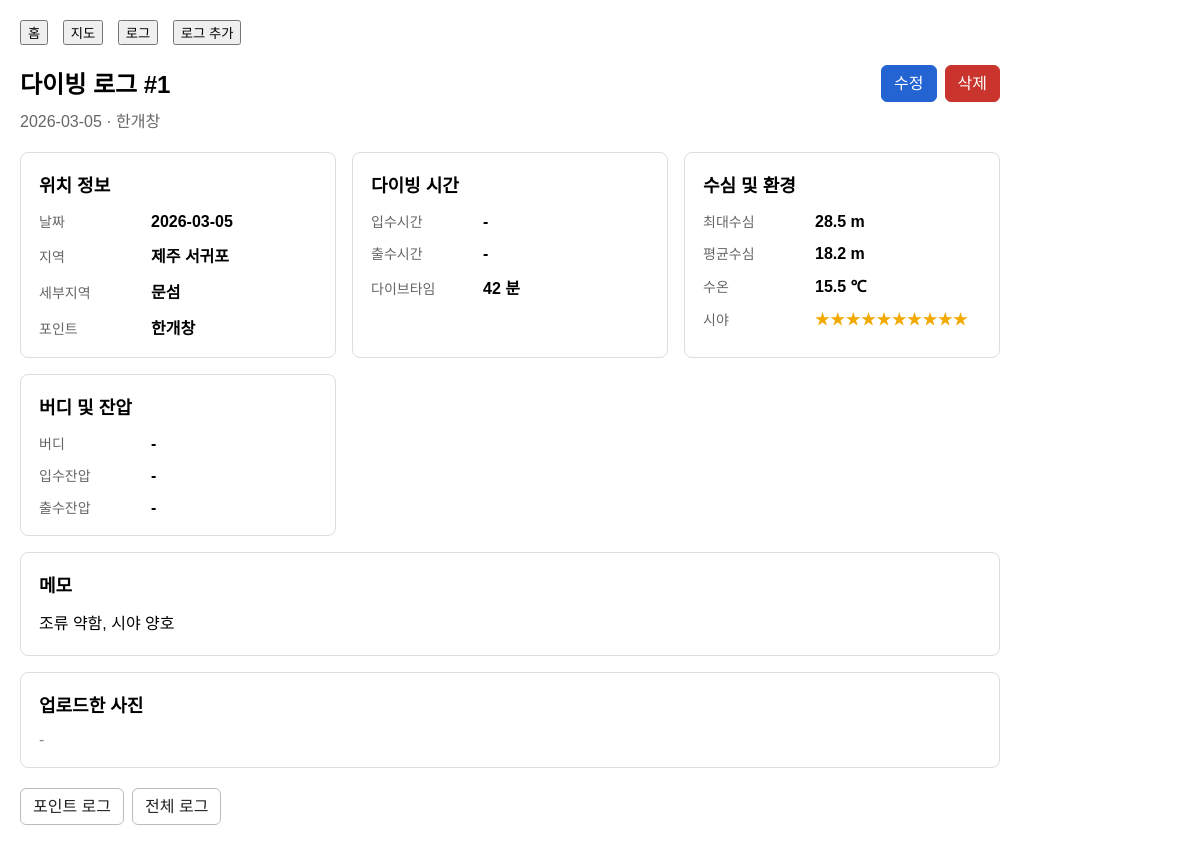
The app's page /log/1 with its own data.
### app/models.py (models this page shows)
class DiveLog(Base):
    __tablename__ = "dive_logs"
    id = Column(Integer, primary_key=True, index=True)
    dive_date = Column(Date, nullable=False)
    dive_point_id = Column(Integer, ForeignKey("dive_points.id"))
    max_depth = Column(Float)
    avg_depth = Column(Float)
    entry_time = Column(Time, nullable=True)
    exit_time = Column(Time, nullable=True)
    dive_time = Column(Integer)  # 분 단위
    water_temp = Column(Float)
    visibility = Column(Integer)
    buddy = Column(String)
    start_pressure = Column(Integer)
    end_pressure = Column(Integer)
    image_path = Column(String, nullable=True)
    note = Column(String)
    dive_point = relationship("DivePoint", backref="dive_logs")

class DivePoint(Base):
    __tablename__ = "dive_points"
    id = Column(Integer, primary_key=True, index=True)
    name = Column(String, index=True)
    area_id = Column(Integer, ForeignKey("areas.id"))
    latitude = Column(Float, nullable=True)
    longitude = Column(Float, nullable=True)
    area = relationship("Area", backref="dive_points")

class Region(Base):
    __tablename__ = "regions"
    id = Column(Integer, primary_key=True, index=True)
    name = Column(String, unique=True, index=True)

class Area(Base):
    __tablename__ = "areas"
    id = Column(Integer, primary_key=True, index=True)
    name = Column(String, index=True)
    region_id = Column(Integer, ForeignKey("regions.id"))
    region = relationship("Region", backref="areas")

### main.py (the view)
@app.get("/log/{log_id}")
def log_detail(request: Request, log_id: int):
    db = SessionLocal()
    try:
        log = db.query(DiveLog).filter(DiveLog.id == log_id).first()
        point = db.query(DivePoint).filter(DivePoint.id == log.dive_point_id).first()
        return templates.TemplateResponse(
            "log_detail.html",
            {
                "request": request,
                "log": log,
                "point": point
            }
        )
    finally:
        db.close()

### templates/log_detail.html (shortened to what this page needs)
{% extends "base.html" %}
{% block content %}
{% set dive_point = log.dive_point %}
{% set area = dive_point.area if dive_point else none %}
{% set region = area.region if area else none %}
<div class="log-detail-page">
    <div class="detail-header">
        <div class="detail-title">
            <h2>다이빙 로그 #{{ log.id }}</h2>
            <p>{{ log.dive_date }} · {{ dive_point.name if dive_point else '-' }}</p>
        </div>
        <div class="action-group">
            <a class="btn btn-primary" href="/log/{{ log.id }}/edit">수정</a>
            <form action="/log/{{ log.id }}/delete" method="post" onsubmit="return confirm('이 로그를 삭제하시겠습니까?');">
                <button class="btn btn-danger" type="submit">삭제</button>
            </form>
        </div>
    </div>
    <div class="detail-grid">
        <section class="detail-card">
            <h3>위치 정보</h3>
            <div class="info-list">
                <div class="info-row">
                    <div class="info-label">날짜</div>
                    <div class="info-value">{{ log.dive_date }}</div>
                </div>
                <div class="info-row">
                    <div class="info-label">지역</div>
                    <div class="info-value">{{ region.name if region else '-' }}</div>
                </div>
                <div class="info-row">
                    <div class="info-label">세부지역</div>
                    <div class="info-value">{{ area.name if area else '-' }}</div>
                </div>
                <div class="info-row">
                    <div class="info-label">포인트</div>
                    <div class="info-value">{{ dive_point.name if dive_point else '-' }}</div>
                </div>
            </div>
        </section>
        <section class="detail-card">
            <h3>다이빙 시간</h3>
            <div class="info-list">
                <div class="info-row">
                    <div class="info-label">입수시간</div>
                    <div class="info-value">{{ log.entry_time.strftime('%H:%M') if log.entry_time else '-' }}</div>
                </div>
                <div class="info-row">
                    <div class="info-label">출수시간</div>
                    <div class="info-value">{{ log.exit_time.strftime('%H:%M') if log.exit_time else '-' }}</div>
                </div>
                <div class="info-row">
                    <div class="info-label">다이브타임</div>
                    <div class="info-value">{{ log.dive_time if log.dive_time is not none else '-' }}{% if log.dive_time is not none %} 분{% endif %}</div>
                </div>
            </div>
        </section>
        <section class="detail-card">
            <h3>수심 및 환경</h3>
            <div class="info-list">
                <div class="info-row">
                    <div class="info-label">최대수심</div>
                    <div class="info-value">{{ log.max_depth if log.max_depth is not none else '-' }}{% if log.max_depth is not none %} m{% endif %}</div>
                </div>
                <div class="info-row">
                    <div class="info-label">평균수심</div>
                    <div class="info-value">{{ log.avg_depth if log.avg_depth is not none else '-' }}{% if log.avg_depth is not none %} m{% endif %}</div>
                </div>
                <div class="info-row">
                    <div class="info-label">수온</div>
                    <div class="info-value">{{ log.water_temp if log.water_temp is not none else '-' }}{% if log.water_temp is not none %} ℃{% endif %}</div>
                </div>
                <div class="info-row">
                    <div class="info-label">시야</div>
                    <div class="info-value">
                        {% if log.visibility %}
                        <span class="star-rating">{% for i in range(log.visibility|int) %}★{% endfor %}</span>
                        {% else %}
                        -
                        {% endif %}
                    </div>
                </div>
            </div>
        </section>
        <section class="detail-card">
            <h3>버디 및 잔압</h3>
            <div class="info-list">
                <div class="info-row">
                    <div class="info-label">버디</div>
                    <div class="info-value">{{ log.buddy if log.buddy else '-' }}</div>
                </div>
                <div class="info-row">
                    <div class="info-label">입수잔압</div>
                    <div class="info-value">{{ log.start_pressure if log.start_pressure is not none else '-' }}{% if log.start_pressure is not none %} bar{% endif %}</div>
                </div>
                <div class="info-row">
                    <div class="info-label">출수잔압</div>
                    <div class="info-value">{{ log.end_pressure if log.end_pressure is not none else '-' }}{% if log.end_pressure is not none %} bar{% endif %}</div>
                </div>
            </div>
        </section>
    </div>
    <section class="detail-card note-card">
        <h3>메모</h3>
        {% if log.note %}
        <p class="note-text">{{ log.note }}</p>
        {% else %}
        <p class="note-text empty-value">-</p>
        {% endif %}
    </section>
    <section class="detail-card photo-card">
        <h3>업로드한 사진</h3>
        {% if log.image_path %}
        <img class="log-photo" src="/{{ log.image_path }}" alt="Dive log photo">
        {% else %}
        <div class="empty-value">-</div>
        {% endif %}
    </section>
    <div class="bottom-links">
        <a class="btn" href="/point/{{ log.dive_point_id }}/logs">포인트 로그</a>
        <a class="btn" href="/logs">전체 로그</a>
    </div>
</div>
{% endblock %}

### templates/base.html (shortened to what this page needs)
<!DOCTYPE html>
<html>
<head>
<link
 rel="stylesheet"
 href="https://unpkg.com/leaflet@1.9.4/dist/leaflet.css"
/>
</head>
<body>
<div class="navbar">
    <a href="/"><button>홈</button></a>
    <a href="/map"><button>지도</button></a>
    <a href="/logs"><button>로그</button></a>
    <a href="/log/add"><button>로그 추가</button></a>
</div>
{% block content %}{% endblock %}
</body>
</html>

### templates/base.html (style rules this page uses)
body { font-family: Arial; margin: 20px; }
.navbar { margin-bottom:20px; }
.navbar button { margin-right:10px; }

### templates/log_detail.html (style rules this page uses)
.log-detail-page { max-width: 980px; }
.detail-header { display: flex; justify-content: space-between; align-items: flex-start; gap: 16px; margin-bottom: 20px; }
.detail-title h2 { margin: 0 0 8px; }
.detail-title p { margin: 0; color: #666; }
.action-group { display: flex; flex-wrap: wrap; gap: 8px; }
.action-group form { margin: 0; }
.btn { display: inline-block; box-sizing: border-box; padding: 8px 12px; border: 1px solid #bbb; border-radius: 6px; background: #fff; color: #222; font: inherit; line-height: 1.2; text-decoration: none; cursor: pointer; }
.btn-primary { border-color: #2364d2; background: #2364d2; color: #fff; }
.btn-danger { border-color: #c9342c; background: #c9342c; color: #fff; }
.detail-grid { display: grid; grid-template-columns: repeat(auto-fit, minmax(280px, 1fr)); gap: 16px; }
.detail-card { border: 1px solid #ddd; border-radius: 8px; background: #fff; padding: 18px; }
.detail-card h3 { margin: 0 0 14px; font-size: 18px; }
.info-list { display: grid; gap: 12px; }
.info-row { display: grid; grid-template-columns: 100px 1fr; gap: 12px; align-items: baseline; }
.info-label { color: #666; font-size: 14px; }
.info-value { font-weight: 600; word-break: break-word; }
.star-rating { color: #f2a900; letter-spacing: 1px; }
.note-card, .photo-card { margin-top: 16px; }
.note-text { margin: 0; white-space: pre-wrap; line-height: 1.6; }
.empty-value { color: #888; font-weight: 400; }
.bottom-links { display: flex; flex-wrap: wrap; gap: 8px; margin-top: 20px; }

### records on screen
DiveLog: id "1", dive_date "2026-03-05", entry_time "-", exit_time "-", dive_time "42", max_depth "28.5", avg_depth "18.2", water_temp "15.5", visibility 10 (drawn), buddy "-", start_pressure "-", end_pressure "-", note "조류 약함, 시야 양호"
DivePoint: name "한개창"
Region: name "제주 서귀포"
Area: name "문섬"
